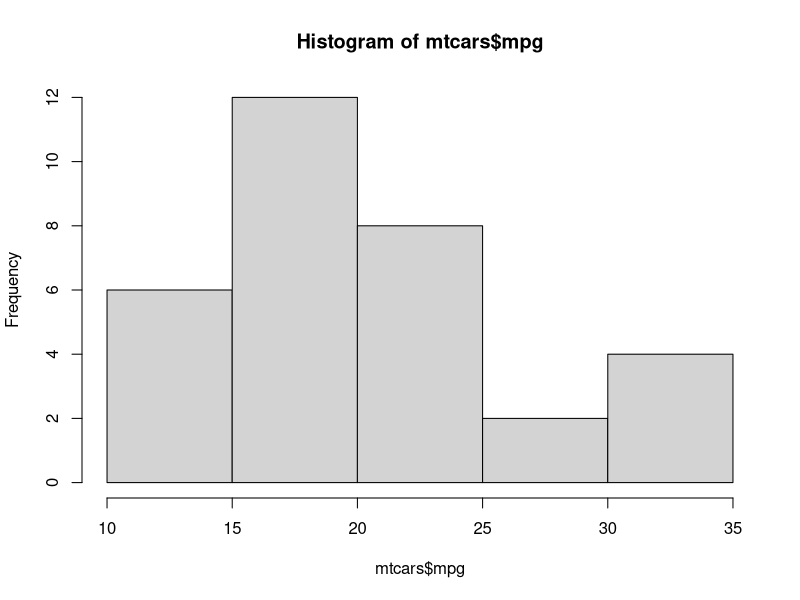
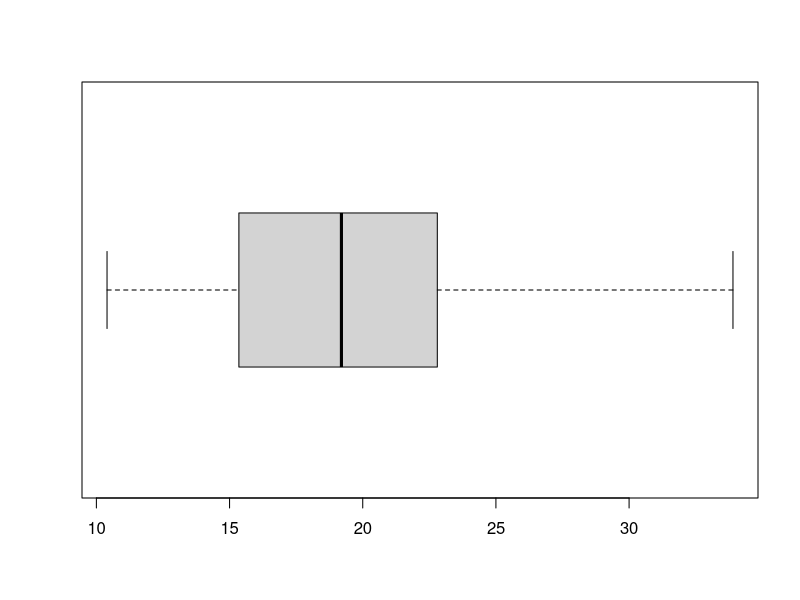
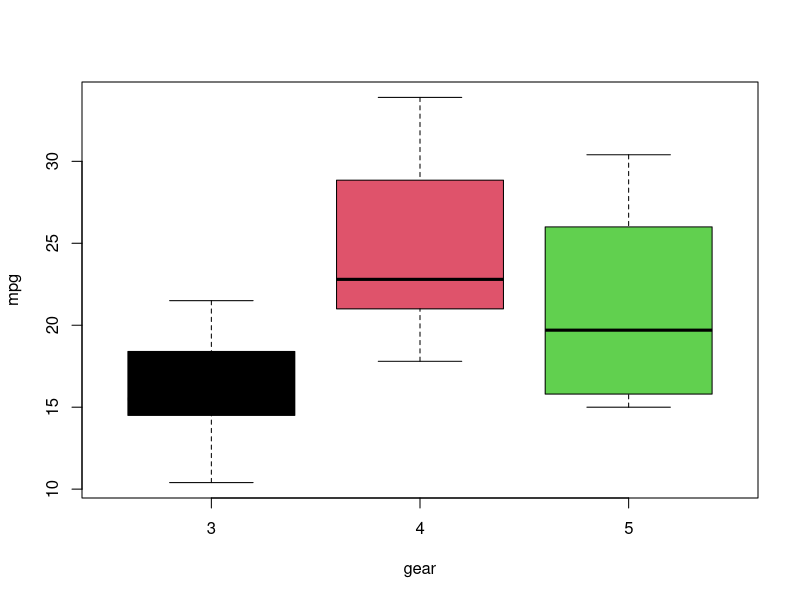
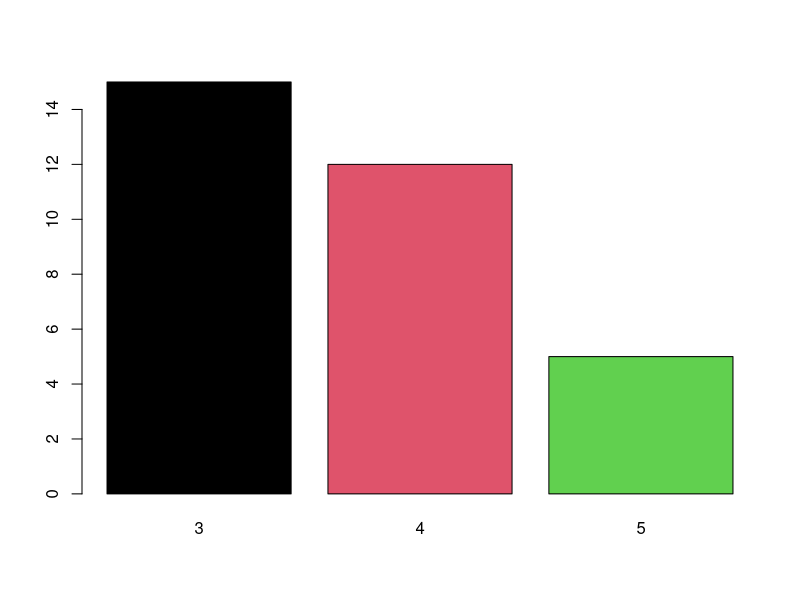
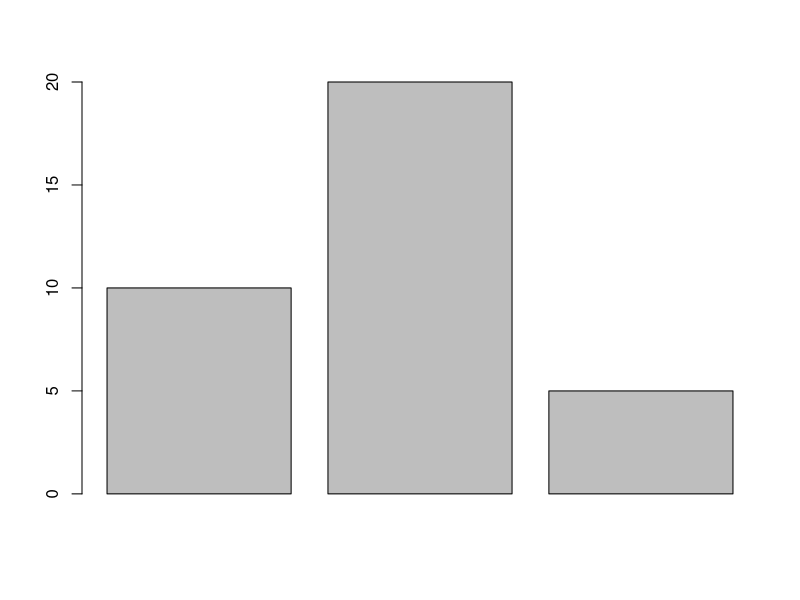
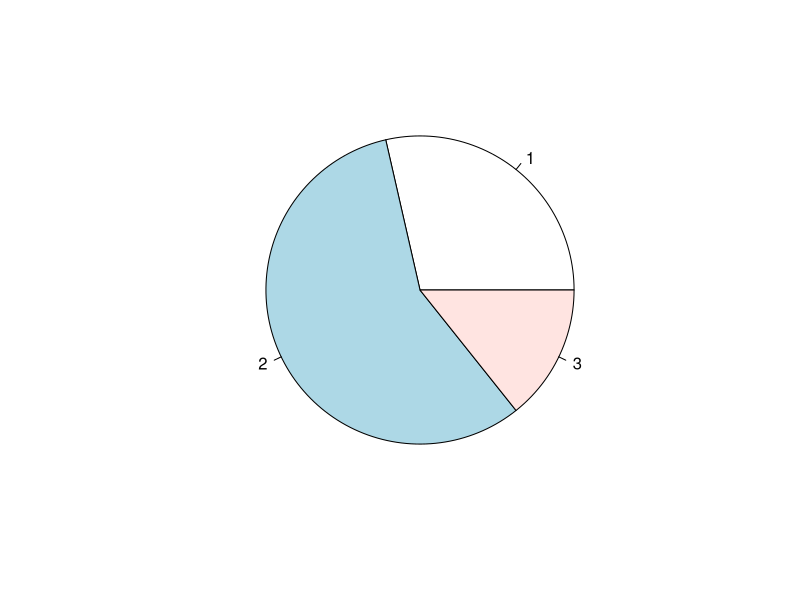

These charts were generated, in order, by the following R code: (Note: this script raises an error after producing the figures.)
#graphs

mtcars
names(mtcars)
table(mtcars$cyl)
table(mtcars$cyl, mtcars$am)
mtcars$mpg

#continous data - histogram, boxplot- first quantile third quantile n middle value, size of box represent range or variations in first and last values 
hist(mtcars$mpg)
boxplot(mtcars$mpg, horizontal = T)
boxplot(mpg~gear,data = mtcars,col=1:3)
t1= table(mtcars$gear)
t1
barplot(t1,col=1:3)
barplot(c(10,20,5))#c was given here just to pass some static value as in data was not taken from a table
pie(c(10,20,5))

students
t2 = table(students$college)
barplot(t2)

t3 = table(students$gender)
barplot(t3)
pie(t3)
#now we can export this image to be used in powerpoint
